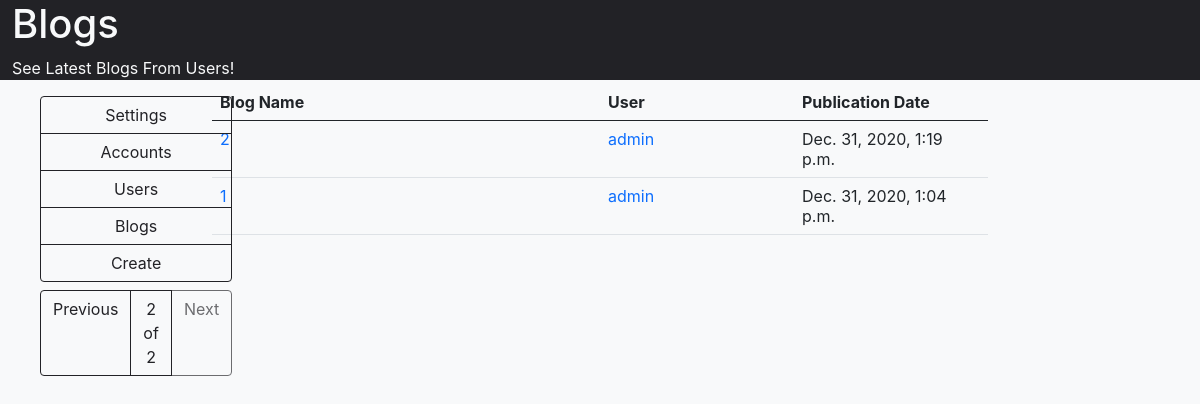
/blogs/?page=2 (signed in), run on the app's committed database.
### blogs/models.py (models this page shows, shortened)
class Blog(models.Model):
    user = models.ForeignKey(User, on_delete=models.CASCADE, blank=True, null=True)
    blog_name = models.CharField(max_length=200)
    blog_text = models.CharField(max_length=9999)
    pub_date = models.DateTimeField(auto_now_add=True, blank=True, null=True)

### blogs/views.py (the view)
# urls.py: path('', views.IndexView.as_view(), name='index'),
class IndexView(generic.ListView):
    template_name = 'blogs/index.html'
    context_object_name = 'latest_blog_list'
    paginate_by = 10
    def get_queryset(self):
        return Blog.objects.all().order_by('-pub_date')

### templates/blogs/index.html (shortened to what this page needs)
{% extends '../base/base.html' %}
{% block header %}
    <h1>Blogs</h1>
    <p>See Latest Blogs From Users!</p>
{% endblock %}
{% block content %}
    {% if latest_blog_list %}
        <table class='table table-hover mt-1'>
            <thead>
                <tr>
                    <th>Blog Name</th>
                    <th>User</th>
                    <th>Publication Date</th>
                </tr>
            </thead>
            <tbody>
                {% for blog in page_obj %}
                    <tr>
                        <td class='col-6'><a href='/blogs/{{ blog.id }}/' class='text-decoration-none'>{{ blog.blog_name }}</a></td>
                        <td class='col-3'><a href='{% url "accounts:detail" blog.user %}' class='text-decoration-none'>{{ blog.user }}</a></td>
                        <td class='col-3'>{{ blog.pub_date }}</td>
                    </tr>
                {% endfor %}
            </tbody>
        </table>
    {% else %}
        <p>No Blogs are Available.</p>
    {% endif %}
{% endblock %}

### data on the page
Blog: blog_name "2", user "admin", pub_date "Dec. 31, 2020, 1:19 p.m."
Blog: blog_name "1", user "admin", pub_date "Dec. 31, 2020, 1:04 p.m."

### other printed values
{{ page_obj.number }} "2"
{{ page_obj.paginator.num_pages }} "2"
